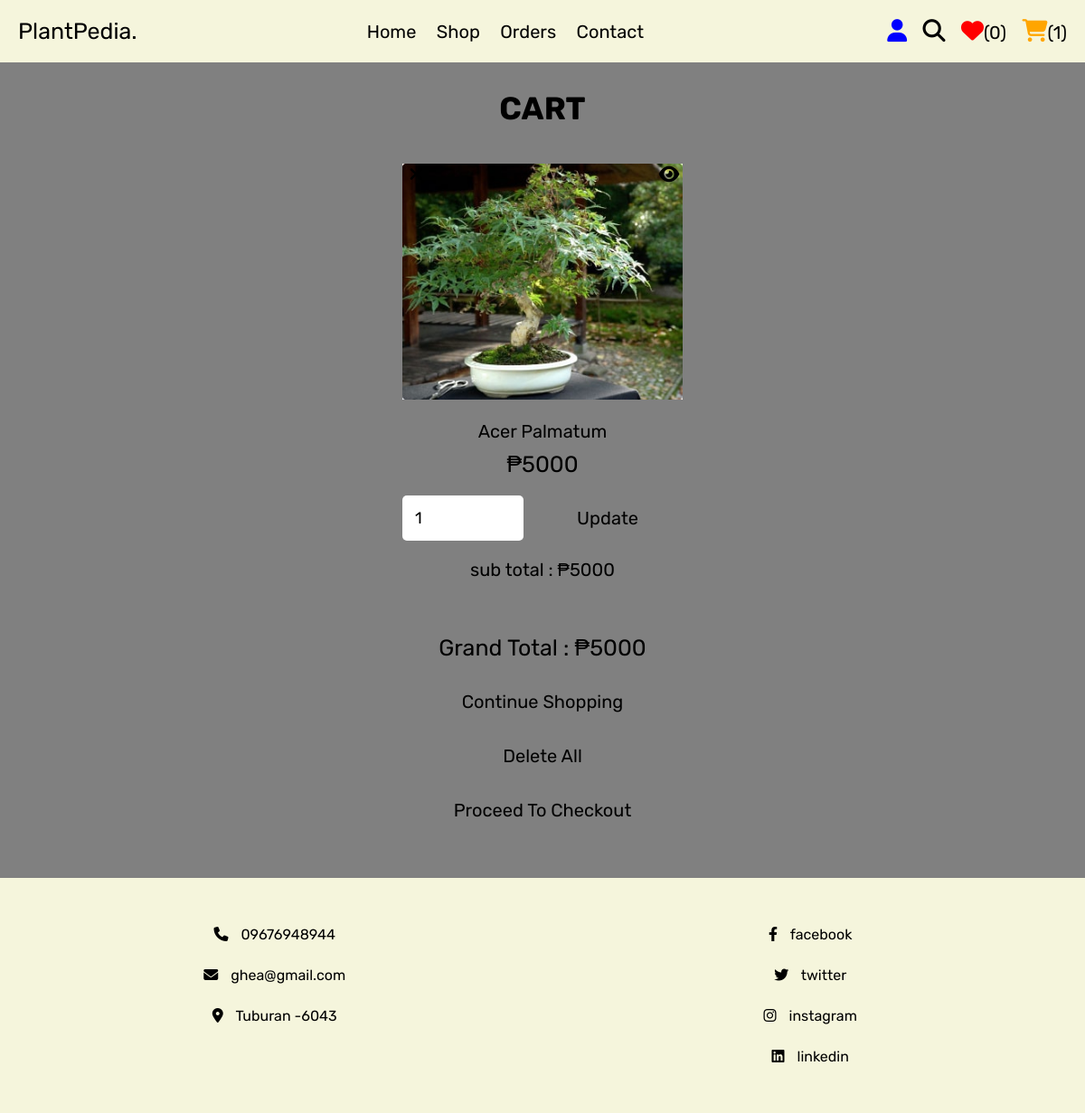
Screenshot of /cart.php (signed in) with the database file from the repository.
### tables this page shows
CREATE TABLE `cart` (
  `id` int(100) NOT NULL,
  `user_id` int(100) NOT NULL,
  `pid` int(100) NOT NULL,
  `name` varchar(100) NOT NULL,
  `price` int(100) NOT NULL,
  `quantity` int(100) NOT NULL,
  `image` varchar(100) NOT NULL
);

### cart.php (the view, shortened to what this page needs)
<?php
@include 'config.php';
$user_id = $_SESSION['user_id'];
?>
<!DOCTYPE html>
<html lang="en">
<head>
   <link rel="stylesheet" href="https://cdnjs.cloudflare.com/ajax/libs/font-awesome/6.1.1/css/all.min.css">
   <link rel="stylesheet" href="css/style.css">
</head>
<body>
<?php include 'header.php'; ?>
<section class="shopping-cart">
   <h1 class="title">CART</h1>
   <div class="box-container">
   <?php
      $grand_total = 0;
      $select_cart = $conn->prepare("SELECT * FROM `cart` WHERE user_id = ?");
      $select_cart->execute([$user_id]);
      if($select_cart->rowCount() > 0){
         while($fetch_cart = $select_cart->fetch(PDO::FETCH_ASSOC)){
   ?>
   <form action="" method="POST" class="box">
      <a href="cart.php?delete=<?= $fetch_cart['id']; ?>" class="fas fa-times" onclick="return confirm('delete this from cart?');"></a>
      <a href="view_page.php?pid=<?= $fetch_cart['pid']; ?>" class="fas fa-eye"></a>
      <img src="uploaded_img/<?= $fetch_cart['image']; ?>" alt="">
      <div class="name"><?= $fetch_cart['name']; ?></div>
      <div class="price">₱<?= $fetch_cart['price']; ?></div>
      <div class="flex-btn">
         <input type="number" min="1" value="<?= $fetch_cart['quantity']; ?>" class="qty" name="p_qty">
         <input type="submit" value="update" name="update_qty" class="option-btn">
      </div>
      <div class="sub-total"> sub total : <span>₱<?= $sub_total = ($fetch_cart['price'] * $fetch_cart['quantity']); ?></span> </div>
   </form>
   <?php
      $grand_total += $sub_total;
      }
   }else{
      echo '<p class="empty">your cart is empty</p>';
   }
   ?>
   </div>
   <div class="cart-total">
      <p>Grand Total : <span>₱<?= $grand_total; ?></span></p>
      <a href="shop.php" class="option-btn">continue shopping</a>
      <a href="cart.php?delete_all" class="delete-btn <?= ($grand_total > 1)?'':'disabled'; ?>">Delete all</a>
      <a href="checkout.php" class="btn <?= ($grand_total > 1)?'':'disabled'; ?>">Proceed to checkout</a>
   </div>
</section>
<?php include 'footer.php'; ?>
</body>
</html>

### css/style.css (style rules this page uses)
.shopping-cart .box-container { display: grid; grid-template-columns: repeat(auto-fit, 35rem); gap:1.5rem; justify-content: center; align-items: flex-start; }
.shopping-cart .box-container .box { padding:2rem; text-align: center; border:var(--border); background-color: var(--white); box-shadow: var(--box-shadow); border-radius: .5rem; position: relative; }
.shopping-cart .box-container .box .price { padding:1rem 0; color:var(--red); font-size: 2.5rem; }
.shopping-cart .box-container .box .fa-eye { position: absolute; top:1rem; right:1rem; border-radius: .5rem; height: 4.5rem; line-height: 4.3rem; width: 5rem; border:var(--border); color:var(--black); font-size: 2rem; background-color: var(--white); }
.shopping-cart .box-container .box .fa-times { position: absolute; top:1rem; left:1rem; border-radius: .5rem; height: 4.5rem; line-height: 4.3rem; width: 5rem; color:var(--white); font-size: 2rem; background-color: var(--red); }
.shopping-cart .box-container .box img { width: 100%; margin-bottom: 1rem; }
.shopping-cart .box-container .box .name { font-size: 2rem; color:var(--black); padding-top: 1rem; }
.shopping-cart .box-container .box .qty { margin-top: 1rem; border-radius: .5rem; padding:1.2rem 1.4rem; font-size: 1.8rem; color:var(--black); border:var(--border); width: 100%; }
.shopping-cart .box-container .sub-total { margin-top: 2rem; font-size: 2rem; color:var(--light-color); }
.shopping-cart .box-container .sub-total span { color:var(--red); }
.shopping-cart .cart-total { max-width: 50rem; margin: 0 auto; margin-top: 2rem; padding:2rem; text-align: center; border:var(--border); background-color: var(--white); box-shadow: var(--box-shadow); border-radius: .5rem; }
.shopping-cart .cart-total p { margin-bottom: 2rem; font-size: 2.5rem; color:var(--light-color); }
.shopping-cart .cart-total p span { color:var(--red); }

### css/components.css (style rules this page uses)
* { font-family: 'Rubik', sans-serif; margin:0; padding:0; box-sizing: border-box; outline: none; border:none; text-decoration: none; color:var(--black); }
html { font-size: 62.5%; overflow-x: hidden; scroll-behavior: smooth; scroll-padding-top: 6.5rem; }
section { padding:3rem 2rem; max-width: 1200px; margin:0 auto; }
.btn, .delete-btn, .option-btn { display: block; width: 100%; margin-top: 1rem; border-radius: .5rem; color:var(--white); font-size: 2rem; padding:1.3rem 3rem; text-transform: capitalize; cursor: pointer; text-align: center; }
.btn { background-color: var(--green); }
.delete-btn { background-color: var(--red); }
.option-btn { background-color: var(--orange); }
.flex-btn { display: flex; flex-wrap: wrap; gap:1rem; }
.flex-btn > * { flex:1; }
.title { text-align: center; margin-bottom: 2rem; text-transform: uppercase; color:var(--black); font-size: 3.5rem; }

### cart.php (style rules this page uses)
body { background-color: gray; background-size: cover; background-position: center; }

### rows the page displays
cart: image (picture), name "Acer Palmatum", price "5000", p_qty "1"

### other values shown
$count_wishlist_items->rowCount() "0"
$count_cart_items->rowCount() "1"
$grand_total "5000"
